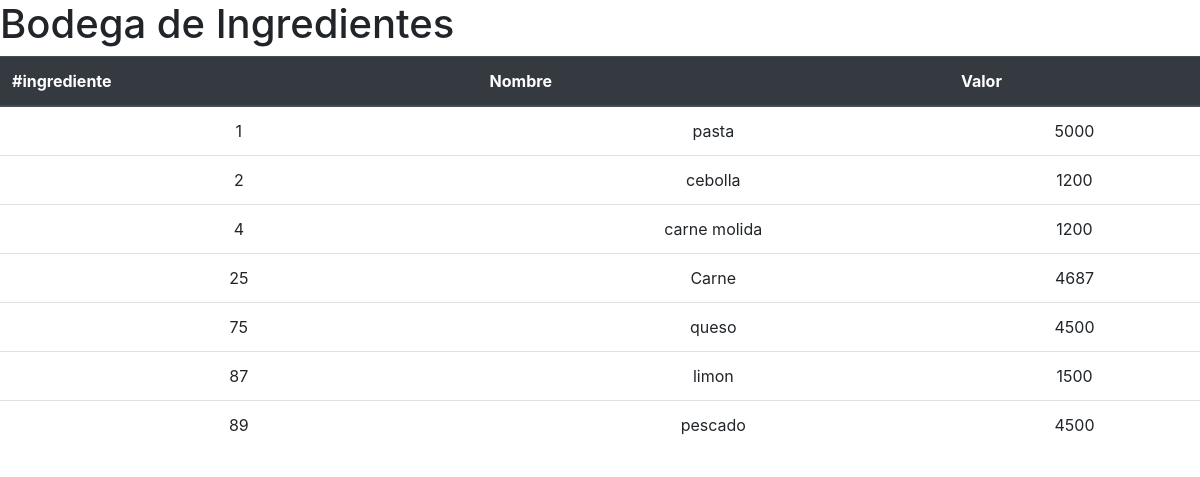
The app's page /ingredientes_admin.php with its own data.
### tables this page shows
CREATE TABLE Ingrediente (
  idingrediente int not null auto_increment,
  nombre varchar(50),
  precio double,
  PRIMARY KEY (idingrediente)
);

### ingredientes_admin.php (the view, shortened to what this page needs)
<!DOCTYPE html>
<html>
    <head>
        <link rel="stylesheet" href="./css/adminview_styles.css" />
        <link rel="stylesheet" href="https://stackpath.bootstrapcdn.com/bootstrap/4.4.1/css/bootstrap.min.css" />
    </head>
    <body>
        <h1 class="seccion_titles">Bodega de Ingredientes</h1>
        <table class="table">
            <thead class="thead-dark">
                <tr>
                    <th scope="col">#ingrediente</th>
                    <th scope="col">Nombre</th>
                    <th scope="col">Valor</th>
                </tr>
            </thead>
            <tbody>
                <?php
                    include('connection.php');
                    $query = "SELECT * FROM Ingrediente";
                    $result = mysqli_query($connection, $query);
                    while ($row = mysqli_fetch_row($result)){
                        echo "<tr>";
                        echo "<td align=center>".$row[0]."</td>";
                        echo "<td align=center>".$row[1]."</td>";
                        echo "<td align=center>".$row[2]."</td>";
                        echo "</tr>";
                    }
                ?>
            </tbody>
        </table>
    </body>
</html>

### css/adminview_styles.css (style rules this page uses)
body { overflow-x: hidden; }

### records on screen
ingrediente: idingrediente "1", nombre "pasta", precio "5000"
ingrediente: idingrediente "2", nombre "cebolla", precio "1200"
ingrediente: idingrediente "4", nombre "carne molida", precio "1200"
ingrediente: idingrediente "25", nombre "Carne", precio "4687"
ingrediente: idingrediente "75", nombre "queso", precio "4500"
ingrediente: idingrediente "87", nombre "limon", precio "1500"
ingrediente: idingrediente "89", nombre "pescado", precio "4500"
